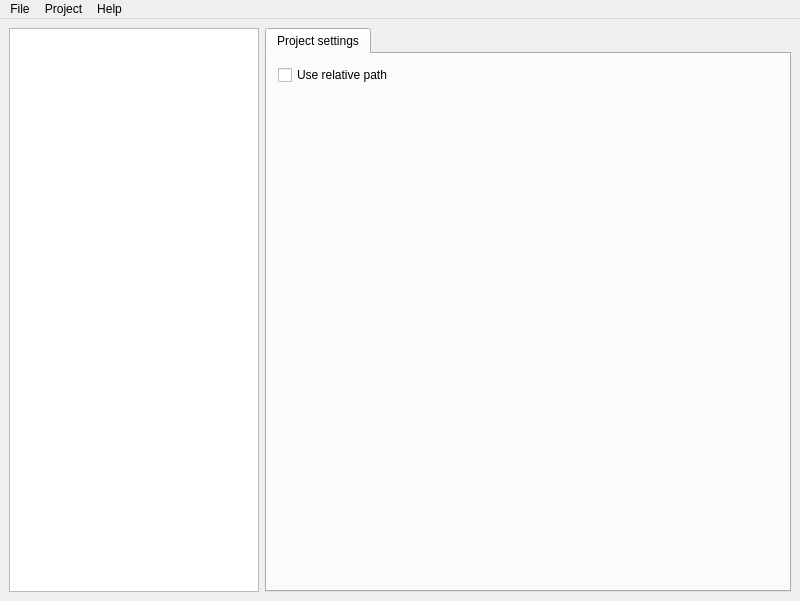
<?xml version="1.0" encoding="UTF-8"?>
<ui version="4.0">
 <class>MainWindow</class>
 <widget class="QMainWindow" name="MainWindow">
  <property name="enabled">
   <bool>true</bool>
  </property>
  <property name="geometry">
   <rect>
    <x>0</x>
    <y>0</y>
    <width>800</width>
    <height>601</height>
   </rect>
  </property>
  <property name="windowTitle">
   <string>luna2d Pipeline</string>
  </property>
  <widget class="QWidget" name="centralWidget">
   <layout class="QHBoxLayout" name="horizontalLayout">
    <property name="spacing">
     <number>6</number>
    </property>
    <property name="leftMargin">
     <number>9</number>
    </property>
    <property name="topMargin">
     <number>9</number>
    </property>
    <property name="rightMargin">
     <number>9</number>
    </property>
    <property name="bottomMargin">
     <number>9</number>
    </property>
    <item>
     <widget class="QTreeWidget" name="projectTree">
      <property name="minimumSize">
       <size>
        <width>250</width>
        <height>0</height>
       </size>
      </property>
      <property name="maximumSize">
       <size>
        <width>250</width>
        <height>16777215</height>
       </size>
      </property>
      <property name="indentation">
       <number>15</number>
      </property>
      <attribute name="headerVisible">
       <bool>false</bool>
      </attribute>
      <column>
       <property name="text">
        <string notr="true">1</string>
       </property>
      </column>
     </widget>
    </item>
    <item>
     <widget class="QStackedWidget" name="pages">
      <property name="enabled">
       <bool>true</bool>
      </property>
      <property name="currentIndex">
       <number>1</number>
      </property>
      <widget class="QWidget" name="pageTask">
       <layout class="QHBoxLayout" name="horizontalLayout_2">
        <property name="spacing">
         <number>0</number>
        </property>
        <property name="leftMargin">
         <number>0</number>
        </property>
        <property name="topMargin">
         <number>0</number>
        </property>
        <property name="rightMargin">
         <number>0</number>
        </property>
        <property name="bottomMargin">
         <number>0</number>
        </property>
        <item>
         <widget class="QTabWidget" name="tabsSettings">
          <property name="enabled">
           <bool>true</bool>
          </property>
          <property name="minimumSize">
           <size>
            <width>526</width>
            <height>561</height>
           </size>
          </property>
          <property name="tabShape">
           <enum>QTabWidget::Rounded</enum>
          </property>
          <property name="currentIndex">
           <number>0</number>
          </property>
          <property name="documentMode">
           <bool>false</bool>
          </property>
          <property name="tabsClosable">
           <bool>false</bool>
          </property>
          <widget class="QWidget" name="tabTask">
           <property name="minimumSize">
            <size>
             <width>520</width>
             <height>535</height>
            </size>
           </property>
           <attribute name="title">
            <string>Task settings</string>
           </attribute>
           <layout class="QGridLayout" name="gridLayout">
            <property name="sizeConstraint">
             <enum>QLayout::SetDefaultConstraint</enum>
            </property>
            <item row="3" column="0">
             <widget class="QLineEdit" name="editOutput">
              <property name="enabled">
               <bool>false</bool>
              </property>
              <property name="readOnly">
               <bool>true</bool>
              </property>
              <property name="clearButtonEnabled">
               <bool>false</bool>
              </property>
             </widget>
            </item>
            <item row="9" column="0" colspan="2">
             <widget class="QCheckBox" name="checkAtlas">
              <property name="text">
               <string>Make atlas</string>
              </property>
             </widget>
            </item>
            <item row="6" column="0">
             <widget class="QComboBox" name="comboFormat">
              <property name="maximumSize">
               <size>
                <width>150</width>
                <height>16777215</height>
               </size>
              </property>
             </widget>
            </item>
            <item row="2" column="0">
             <widget class="QLabel" name="label">
              <property name="text">
               <string>Output directory:</string>
              </property>
             </widget>
            </item>
            <item row="8" column="0" colspan="2">
             <widget class="QCheckBox" name="checkResize">
              <property name="text">
               <string>Resize</string>
              </property>
             </widget>
            </item>
            <item row="0" column="0">
             <widget class="QLabel" name="label_3">
              <property name="text">
               <string>Task name:</string>
              </property>
             </widget>
            </item>
            <item row="1" column="0" colspan="2">
             <widget class="QLineEdit" name="editName"/>
            </item>
            <item row="10" column="0">
             <spacer name="verticalSpacer">
              <property name="orientation">
               <enum>Qt::Vertical</enum>
              </property>
              <property name="sizeHint" stdset="0">
               <size>
                <width>20</width>
                <height>40</height>
               </size>
              </property>
             </spacer>
            </item>
            <item row="7" column="0">
             <widget class="QLabel" name="label_2">
              <property name="text">
               <string>Pipeline stages:</string>
              </property>
             </widget>
            </item>
            <item row="4" column="0">
             <widget class="QLabel" name="label_8">
              <property name="text">
               <string>Output format:</string>
              </property>
             </widget>
            </item>
            <item row="3" column="1">
             <widget class="QToolButton" name="btnOutput">
              <property name="minimumSize">
               <size>
                <width>30</width>
                <height>22</height>
               </size>
              </property>
              <property name="text">
               <string>...</string>
              </property>
             </widget>
            </item>
           </layout>
          </widget>
          <widget class="QWidget" name="tabResize">
           <attribute name="title">
            <string>Resize settings</string>
           </attribute>
           <layout class="QGridLayout" name="gridLayout_2">
            <item row="3" column="0">
             <widget class="QListWidget" name="listResolutions"/>
            </item>
            <item row="2" column="0">
             <widget class="QLabel" name="label_5">
              <property name="text">
               <string>Output resolutions:</string>
              </property>
             </widget>
            </item>
            <item row="4" column="0">
             <widget class="QCheckBox" name="checkPot">
              <property name="text">
               <string>Lead sizes to power of two</string>
              </property>
             </widget>
            </item>
            <item row="0" column="0">
             <widget class="QLabel" name="label_4">
              <property name="text">
               <string>Source resolution:</string>
              </property>
             </widget>
            </item>
            <item row="1" column="0">
             <widget class="QComboBox" name="comboSrcResolution"/>
            </item>
            <item row="5" column="0">
             <spacer name="verticalSpacer_2">
              <property name="orientation">
               <enum>Qt::Vertical</enum>
              </property>
              <property name="sizeHint" stdset="0">
               <size>
                <width>20</width>
                <height>40</height>
               </size>
              </property>
             </spacer>
            </item>
           </layout>
          </widget>
          <widget class="QWidget" name="tabAtlas">
           <attribute name="title">
            <string>Atlas settings</string>
           </attribute>
           <layout class="QGridLayout" name="gridLayout_3">
            <item row="1" column="0" colspan="3">
             <widget class="QLabel" name="label_6">
              <property name="text">
               <string>File name:</string>
              </property>
             </widget>
            </item>
            <item row="2" column="0" colspan="3">
             <widget class="QLineEdit" name="editAtlasName"/>
            </item>
            <item row="7" column="0" colspan="3">
             <widget class="QCheckBox" name="checkDuplicatePadding">
              <property name="text">
               <string>Duplicate padding</string>
              </property>
             </widget>
            </item>
            <item row="9" column="1">
             <spacer name="verticalSpacer_3">
              <property name="orientation">
               <enum>Qt::Vertical</enum>
              </property>
              <property name="sizeHint" stdset="0">
               <size>
                <width>161</width>
                <height>347</height>
               </size>
              </property>
             </spacer>
            </item>
            <item row="6" column="0" colspan="3">
             <widget class="QSpinBox" name="editPadding"/>
            </item>
            <item row="5" column="0" colspan="2">
             <widget class="QLabel" name="label_10">
              <property name="text">
               <string>Padding:</string>
              </property>
             </widget>
            </item>
            <item row="3" column="0">
             <widget class="QLabel" name="label_7">
              <property name="text">
               <string>Sizes:</string>
              </property>
             </widget>
            </item>
            <item row="4" column="0" colspan="3">
             <widget class="QTableWidget" name="tableAtlasSizes">
              <property name="minimumSize">
               <size>
                <width>0</width>
                <height>250</height>
               </size>
              </property>
              <property name="maximumSize">
               <size>
                <width>16777215</width>
                <height>16777215</height>
               </size>
              </property>
              <property name="editTriggers">
               <set>QAbstractItemView::NoEditTriggers</set>
              </property>
              <property name="selectionMode">
               <enum>QAbstractItemView::NoSelection</enum>
              </property>
              <property name="gridStyle">
               <enum>Qt::NoPen</enum>
              </property>
              <property name="columnCount">
               <number>3</number>
              </property>
              <attribute name="horizontalHeaderCascadingSectionResizes">
               <bool>false</bool>
              </attribute>
              <attribute name="horizontalHeaderHighlightSections">
               <bool>true</bool>
              </attribute>
              <attribute name="horizontalHeaderShowSortIndicator" stdset="0">
               <bool>false</bool>
              </attribute>
              <attribute name="horizontalHeaderStretchLastSection">
               <bool>false</bool>
              </attribute>
              <attribute name="verticalHeaderVisible">
               <bool>false</bool>
              </attribute>
              <attribute name="verticalHeaderDefaultSectionSize">
               <number>22</number>
              </attribute>
              <column>
               <property name="text">
                <string>Resolution</string>
               </property>
              </column>
              <column>
               <property name="text">
                <string>Max width</string>
               </property>
              </column>
              <column>
               <property name="text">
                <string>Max height</string>
               </property>
              </column>
             </widget>
            </item>
           </layout>
          </widget>
         </widget>
        </item>
       </layout>
      </widget>
      <widget class="QWidget" name="pageProject">
       <layout class="QHBoxLayout" name="horizontalLayout_3">
        <property name="spacing">
         <number>0</number>
        </property>
        <property name="leftMargin">
         <number>0</number>
        </property>
        <property name="topMargin">
         <number>0</number>
        </property>
        <property name="rightMargin">
         <number>0</number>
        </property>
        <property name="bottomMargin">
         <number>0</number>
        </property>
        <item>
         <widget class="QTabWidget" name="tabWidget">
          <property name="currentIndex">
           <number>0</number>
          </property>
          <widget class="QWidget" name="tab">
           <attribute name="title">
            <string>Project settings</string>
           </attribute>
           <layout class="QFormLayout" name="formLayout">
            <item row="0" column="0">
             <widget class="QCheckBox" name="checkRelative">
              <property name="text">
               <string>Use relative path</string>
              </property>
             </widget>
            </item>
           </layout>
          </widget>
         </widget>
        </item>
       </layout>
      </widget>
     </widget>
    </item>
   </layout>
  </widget>
  <widget class="QMenuBar" name="menuBar">
   <property name="geometry">
    <rect>
     <x>0</x>
     <y>0</y>
     <width>800</width>
     <height>21</height>
    </rect>
   </property>
   <widget class="QMenu" name="menuFile">
    <property name="title">
     <string>File</string>
    </property>
    <widget class="QMenu" name="menuRecent">
     <property name="title">
      <string>Recent projects</string>
     </property>
    </widget>
    <addaction name="actionNew"/>
    <addaction name="actionOpen"/>
    <addaction name="actionSave"/>
    <addaction name="actionSaveAs"/>
    <addaction name="actionClose"/>
    <addaction name="separator"/>
    <addaction name="menuRecent"/>
    <addaction name="separator"/>
    <addaction name="actionExit"/>
   </widget>
   <widget class="QMenu" name="menuHelp">
    <property name="title">
     <string>Help</string>
    </property>
    <addaction name="actionAbout"/>
   </widget>
   <widget class="QMenu" name="menuProject">
    <property name="title">
     <string>Project</string>
    </property>
    <addaction name="actionAddTask"/>
    <addaction name="actionRemoveTask"/>
    <addaction name="separator"/>
    <addaction name="actionAddFile"/>
    <addaction name="actionAddFolder"/>
    <addaction name="actionRemoveNode"/>
    <addaction name="separator"/>
    <addaction name="actionRunTask"/>
    <addaction name="actionRun"/>
   </widget>
   <addaction name="menuFile"/>
   <addaction name="menuProject"/>
   <addaction name="menuHelp"/>
  </widget>
  <action name="actionOpen">
   <property name="text">
    <string>Open project</string>
   </property>
   <property name="shortcut">
    <string>Ctrl+O</string>
   </property>
  </action>
  <action name="actionExit">
   <property name="text">
    <string>Exit</string>
   </property>
  </action>
  <action name="actionAbout">
   <property name="text">
    <string>About</string>
   </property>
  </action>
  <action name="actionNew">
   <property name="text">
    <string>New project</string>
   </property>
   <property name="shortcut">
    <string>Ctrl+N</string>
   </property>
  </action>
  <action name="actionClose">
   <property name="enabled">
    <bool>false</bool>
   </property>
   <property name="text">
    <string>Close project</string>
   </property>
   <property name="shortcut">
    <string>Ctrl+W</string>
   </property>
  </action>
  <action name="actionAddTask">
   <property name="enabled">
    <bool>false</bool>
   </property>
   <property name="text">
    <string>Add task</string>
   </property>
  </action>
  <action name="actionRemoveTask">
   <property name="enabled">
    <bool>false</bool>
   </property>
   <property name="text">
    <string>Remove task</string>
   </property>
  </action>
  <action name="actionRun">
   <property name="enabled">
    <bool>false</bool>
   </property>
   <property name="text">
    <string>Run project</string>
   </property>
   <property name="shortcut">
    <string>F5</string>
   </property>
  </action>
  <action name="actionSave">
   <property name="enabled">
    <bool>false</bool>
   </property>
   <property name="text">
    <string>Save project</string>
   </property>
   <property name="shortcut">
    <string>Ctrl+S</string>
   </property>
  </action>
  <action name="actionAddFolder">
   <property name="enabled">
    <bool>false</bool>
   </property>
   <property name="text">
    <string>Add folder</string>
   </property>
  </action>
  <action name="actionAddFile">
   <property name="enabled">
    <bool>false</bool>
   </property>
   <property name="text">
    <string>Add file</string>
   </property>
  </action>
  <action name="actionRemoveNode">
   <property name="enabled">
    <bool>false</bool>
   </property>
   <property name="text">
    <string>Remove file / folder</string>
   </property>
  </action>
  <action name="actionSaveAs">
   <property name="enabled">
    <bool>false</bool>
   </property>
   <property name="text">
    <string>Save project as...</string>
   </property>
  </action>
  <action name="actionRunTask">
   <property name="text">
    <string>Run task</string>
   </property>
  </action>
 </widget>
 <layoutdefault spacing="6" margin="11"/>
 <resources/>
 <connections>
  <connection>
   <sender>actionExit</sender>
   <signal>triggered()</signal>
   <receiver>MainWindow</receiver>
   <slot>close()</slot>
   <hints>
    <hint type="sourcelabel">
     <x>-1</x>
     <y>-1</y>
    </hint>
    <hint type="destinationlabel">
     <x>399</x>
     <y>299</y>
    </hint>
   </hints>
  </connection>
 </connections>
</ui>
